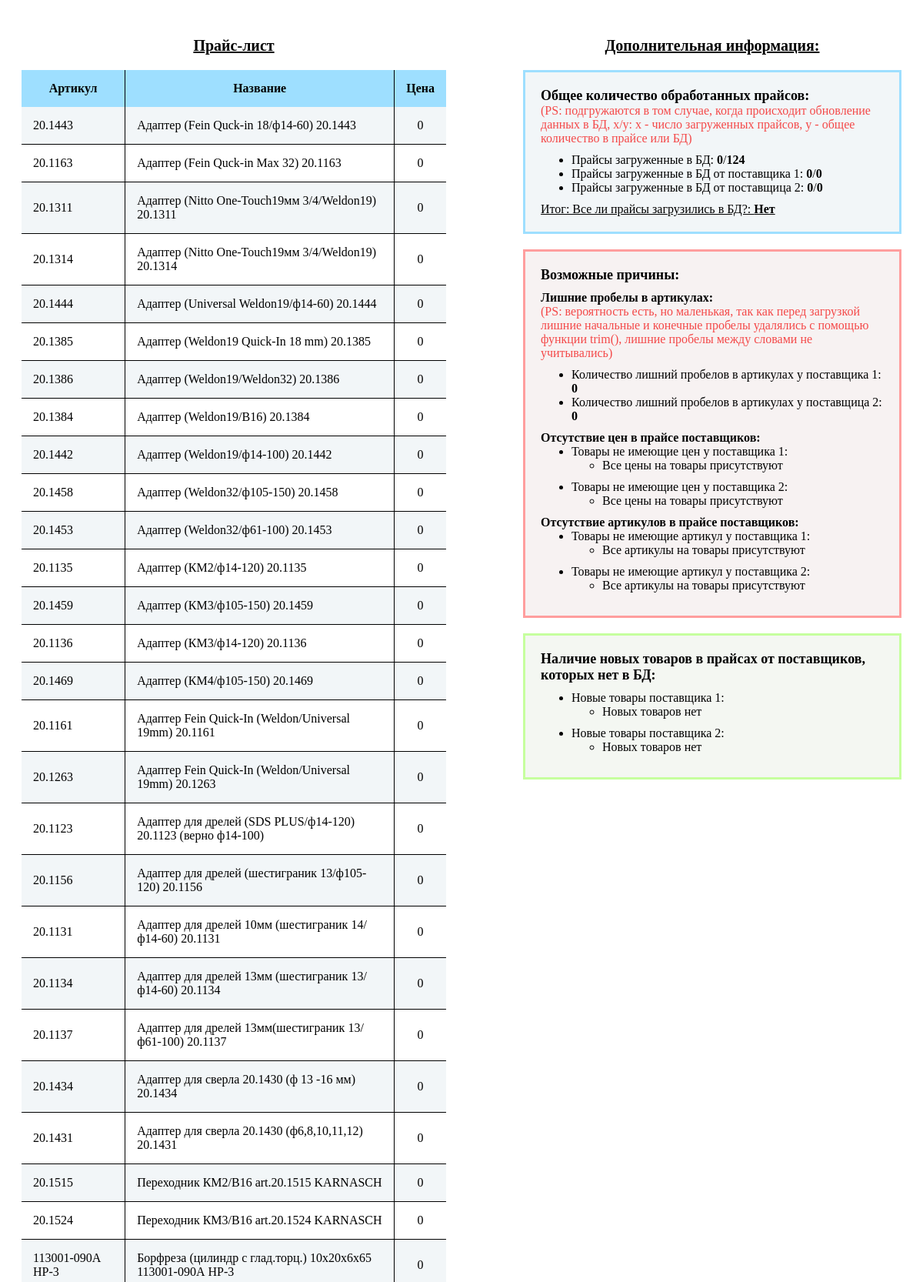
The page / (upper part) on the database its author committed.
### tables this page shows
CREATE TABLE `items_prices` (
  `id` int(11) UNSIGNED NOT NULL,
  `sku` varchar(30) NOT NULL,
  `title` varchar(100) NOT NULL,
  `price` int(11) UNSIGNED NOT NULL
);

### controller/C_Controller.php (called while the page is built, shortened)
<?php
abstract class C_Controller
{
	public function Request()
	{
		$this->OnInput();
		$this->OnOutput();
	}
	protected function View($fileName, $vars = array())
	{
		include "view/$fileName";
		return ob_get_clean();
	}
}

### controller/C_Glav.php (called while the page is built, shortened)
<?php
include_once('controller/C_Base.php');
include_once('model/M_Function.php');
class C_Glav extends C_Base
{
	private $price;
	private $result_prov1;
	private $result_prov2;
	private $error_space_prov1;
	private $error_space_prov2;
	private $error_noprice_prov1;
	private $error_noprice_prov2;
	private $error_noart_prov1;
	private $error_noart_prov2;
	private $error_noprice_bd;
	private $new_product_prov1;
	private $new_product_prov2;
	private $count_price_bd;
	private $count_price_prov1;
	private $count_price_prov2;
    protected function OnInput()
    {
		$this->title = 'главная страница';
		$kurs = 30;
		$mFunction = M_Function::Instance();
		$mProvider1 = PHPExcel_IOFactory::load('files/price1.xls');
		$mProvider2 = PHPExcel_IOFactory::load('files/price2.xlsx');
		$this->result_prov1 = $mFunction->addPriceProv1($mProvider1);
		$this->result_prov2 = $mFunction->addPriceProv2($mProvider2, $kurs);
		$this->error_noprice_prov1 = $mFunction->checkPriceProv1($mProvider1);
		$this->error_noprice_prov2 = $mFunction->checkPriceProv2($mProvider2);
		if ($mFunction->checkPriceBD()) {
			$this->error_noprice_bd = 'Да';
		} else {
			$this->error_noprice_bd = 'Нет';
		}
		$this->error_space_prov1 = $mFunction->checkPriceSpaceProv1($mProvider1);
		$this->error_space_prov2 = $mFunction->checkPriceSpaceProv2($mProvider2);
		$this->error_noart_prov1 = $mFunction->checkArtProv1($mProvider1);
		$this->error_noart_prov2 = $mFunction->checkArtProv2($mProvider2);
		$this->new_product_prov1 = $mFunction->checkNewProductProv1($mProvider1);
		$this->new_product_prov2 = $mFunction->checkNewProductProv2($mProvider2);
		$this->count_price_bd = $mFunction->showCountPriceBD();
		$this->count_price_prov1 = $mFunction->showCountPriceProv1($mProvider1);
		$this->count_price_prov2 = $mFunction->showCountPriceProv2($mProvider2);
		$this->price = $mFunction->showPrice();
    }
    protected function OnOutput()
    {
		$vars = array('title' => $this->title,
						'content' => $this->price,
						'result_prov1' => $this->result_prov1,
						'result_prov2' => $this->result_prov2,
						'error_space_prov2' => $this->error_space_prov2,
						'error_space_prov1' => $this->error_space_prov1,
						'error_noprice_prov1' => $this->error_noprice_prov1,
						'error_noprice_prov2' => $this->error_noprice_prov2,
						'error_noart_prov1' => $this->error_noart_prov1,
						'error_noart_prov2' => $this->error_noart_prov2,
						'error_noprice_bd' => $this->error_noprice_bd,
						'new_product_prov1' => $this->new_product_prov1,
						'new_product_prov2' => $this->new_product_prov2,
						'count_price_bd' => $this->count_price_bd,
						'count_price_prov1' => $this->count_price_prov1,
						'count_price_prov2' => $this->count_price_prov2);
    	$this->content = $this->View('V_Glav.php', $vars);
        parent::OnOutput();
    }
}

### index.php (called while the page is built, shortened)
<?php
include_once('controller/C_Glav.php');
switch ($_GET['c'])
{
default:
	$controller = new C_Glav();
}
$controller->Request();

### model/MSQL.php (called while the page is built, shortened)
<?php
class MSQL
{
	private static $instance;
	public static function Instance()
	{
		if (self::$instance == null)
			self::$instance = new MSQL();
		return self::$instance;
	}
	public function Select($query)
	{
		$result = mysql_query($query);
		$n = mysql_num_rows($result);
		$arr = array();
		for($i = 0; $i < $n; $i++)
		{
			$row = mysql_fetch_assoc($result);
			$arr[] = $row;
		}
		return $arr;
	}
}

### model/M_Function.php (called while the page is built, shortened)
<?php
include_once('model/MSQL.php');
class M_Function
{
	private static $instance;
	private $msql;
	public static function Instance()
	{
		if (self::$instance == null)
			self::$instance = new M_Function();
		return self::$instance;
	}
	public function __construct()
	{
		$this->msql = MSQL::Instance();
	}
	public function showPrice(){
		$query = "SELECT *
				  FROM items_prices";
			return $this->msql->Select($query);
	}
	public function addPriceProv1($excel) {
		$countAllPriceAdd = 0;
		$query = "SELECT *
				  FROM items_prices";
		$articles = $this->msql->Select($query);
		return $countAllPriceAdd;
	}
	public function showCountPriceBD() {
		$query = "SELECT count(*)
				  FROM items_prices";
		return $this->msql->Select($query);
	}
}

### view/V_Glav.php (the view, shortened to what this page needs)
<div class="left-sidebar">
	<table class="table">
		<caption class="table__caption">Прайс-лист</caption>
		<tr class="table__tr-title">
			<td class="table__td">Артикул</td>
			<td class="table__td">Название</td>
			<td class="table__td">Цена</td>
		</tr>
		 <? foreach ($content as $price): ?>
			<tr class="table__tr">
				<td class="table__td"><?=$price['sku'] ?></td>
				<td class="table__td"><?=$price['title'] ?></td>
				<td class="table__td"><?=$price['price'] ?></td>
			</tr>
		<? endforeach ?>
	</table>
</div>
<div class="right-sidebar">
	<div class="info">
		<div class="info__title">Дополнительная информация:</div>
		<div class="info__count">
			<div class="info__count-title">Общее количество обработанных прайсов:</div>
			<div class="info__count-help">
				(PS: подгружаются в том случае, когда происходит обновление данных в БД,
				x/y: x - число загруженных прайсов, y - общее количество в прайсе или БД)
			</div>
			<ul class="info__count-list">
				<li class="info__count-item">
					Прайсы загруженные в БД: <b><?=$result_prov2 + $result_prov1 ?></b>/<b><?=$count_price_bd[0]['count(*)'] ?></b>
				</li>
				<li class="info__count-item">
					Прайсы загруженные в БД от поставщика 1: <b><?=$result_prov1 ?></b>/<b><?=$count_price_prov1 ?></b>
				</li>
				<li class="info__count-item">
					Прайсы загруженные в БД от поставщица 2: <b><?=$result_prov2 ?></b>/<b><?=$count_price_prov2 ?></b>
				</li>
			</ul>
			<div class="info__count-result">Итог: Все ли прайсы загрузились в БД?: <b><?=$error_noprice_bd ?></b></div>
		</div>
		<div class="info__causes">
			<div class="info__causes-title">Возможные причины:</div>
			<div class="info__causes-spaces">
				<div class="info__causes-subtitle">Лишние пробелы в артикулах:</div>
				<div class="info__causes-help">
					(PS: вероятность есть, но маленькая, так как перед загрузкой
					лишние начальные и конечные пробелы удалялись с помощью функции trim(),
					лишние пробелы между словами не учитывались)
				</div>
				<ul class="info__causes-list">
					<li class="info__causes-item">
						Количество лишний пробелов в артикулах у поставщика 1: <b><?=$error_space_prov1 ?></b>
					</li>
					<li class="info__causes-item">
						Количество лишний пробелов в артикулах у поставщица 2: <b><?=$error_space_prov2 ?></b>
					</li>
				</ul>
			</div>
			<div class="info__causes-prices">
				<div class="info__causes-subtitle">Отсутствие цен в прайсе поставщиков:</div>
				<ul class="info__causes-list">
					<li class="info__causes-item">
						Товары не имеющие цен у поставщика 1:
						<ul>
							<? if (empty($error_noprice_prov1)): ?>
								<li>Все цены на товары присутствуют</li>
							<? else: ?>
								<? foreach ($error_noprice_prov1 as $noprice => $value): ?>
										<li><?=$value ?></li>
								<? endforeach ?>
							<? endif ?>
						</ul>
					</li>
					<li class="info__causes-item">
						Товары не имеющие цен у поставщика 2:
						<ul>
							<? if (empty($error_noprice_prov2)): ?>
								<li>Все цены на товары присутствуют</li>
							<? else: ?>
								<? foreach ($error_noprice_prov2 as $noprice => $value): ?>
									<li><?=$value ?></li>
								<? endforeach ?>
							<? endif ?>
						</ul>
					</li>
				</ul>
			</div>
			<div class="info__causes-code">
				<div class="info__causes-subtitle">Отсутствие артикулов в прайсе поставщиков:</div>
				<ul class="info__causes-list">
					<li class="info__causes-item">
						Товары не имеющие артикул у поставщика 1:
						<ul>
							<? if (empty($error_noart_prov1)): ?>
								<li>Все артикулы на товары присутствуют</li>
							<? else: ?>
								<? foreach ($error_noart_prov1 as $noart => $value): ?>
										<li><?=$value ?></li>
								<? endforeach ?>
							<? endif ?>
						</ul>
					</li>
					<li class="info__causes-item">
						Товары не имеющие артикул у поставщика 2:
						<ul>
							<? if (empty($error_noart_prov2)): ?>
								<li>Все артикулы на товары присутствуют</li>
							<? else: ?>
								<? foreach ($error_noart_prov2 as $noart => $value): ?>
									<li><?=$value ?></li>
								<? endforeach ?>
							<? endif ?>
						</ul>
					</li>
				</ul>
			</div>
		</div>
		<div class="info__news">
			<div class="info__news-title">Наличие новых товаров в прайсах от поставщиков, которых нет в БД:</div>
			<ul class="info__news-list">
				<li class="info__news-item">
					Новые товары поставщика 1:
					<ul>
						<? if (empty($new_product_prov1)): ?>
							<li>Новых товаров нет</li>
						<? else: ?>
							<? foreach ($new_product_prov1 as $new_product => $value): ?>
									<li><?=$value ?></li>
							<? endforeach ?>
						<? endif ?>
					</ul>
				</li>
				<li class="info__news-item">
					Новые товары поставщика 2:
					<ul>
						<? if (empty($new_product_prov2)): ?>
							<li>Новых товаров нет</li>
						<? else: ?>
							<? foreach ($new_product_prov2 as $new_product => $value): ?>
									<li><?=$value ?></li>
							<? endforeach ?>
						<? endif ?>
					</ul>
				</li>
			</ul>
		</div>
	</div>
</div>

### view/V_Basic.php (shortened to what this page needs)
<!DOCTYPE html>
<html lang="ru-RU">
	<head>
		<link href="style.css" rel="stylesheet" />
	</head>
	<body>
		<div class="content"><?=$content?></div>
	</body>
</html>

### controller/C_Base.php (shortened to what this page needs)
<?php
include_once('controller/C_Controller.php');
abstract class C_Base extends C_Controller
{
	protected $title;
	protected $content;
	protected function OnInput()
	{
		$this->title = 'Главная страница';
		$this->content = '';
	}
	protected function OnOutput()
	{
		$vars = array('title' => $this->title,
						'content' => $this->content);
		$page = $this->View('V_Basic.php', $vars);
        echo $page;
	}
}

### style.css (style rules this page uses)
* { box-sizing: border-box; }
ul { margin-top: 0; margin-bottom: 10px; }
.content::after { content: ""; display: block; clear: both; }
.left-sidebar { padding: 20px; float: left; width: 50%; }
.table { margin: 0 auto; table-layout: fixed; border-collapse: collapse; }
.table__caption { font-size: 20px; text-align: center; font-weight: bold; padding: 20px 20px; text-decoration: underline; }
.table__tr { border-bottom: 1px solid black; vertical-align: middle; }
.table__tr:nth-child(odd) { background: #fff; }
.table__tr:nth-child(even) { background: #f2f6f8; }
.table__tr-title { font-weight: bold; text-align: center; background: #9EDFFF; }
.table__td { padding: 15px; border-right: 1px solid black; }
.table__td:last-child { border: none; text-align: center; }
.right-sidebar { padding: 20px; padding-left: 80px; float: right; width: 50%; }
.info__title { font-size: 20px; text-align: center; font-weight: bold; padding: 20px 20px; text-decoration: underline; }
.info__count, .info__causes, .info__news { padding: 20px; margin-bottom: 20px; }
.info__count-title, .info__causes-title, .info__news-title { font-size: 18px; font-weight: bold; padding-bottom: 10px; }
.info__count-subtitle, .info__causes-subtitle, .info__news-subtitle { font-weight: bold; }
.info__count-help, .info__causes-help { color: #f44949; padding-bottom: 10px; }
.info__count { background: #f2f6f8; border: 3px solid #9EDFFF; }
.info__count-title { padding-bottom: 0; }
.info__count-result { text-decoration: underline; }
.info__causes { background: #f7f2f2; border: 3px solid #ff9e9e; }
.info__news { background: #f4f7f2; border: 3px solid #c6ff9e; }

### rows shown on the page
items_prices: sku "20.1443", title "Адаптер (Fein Quck-in 18/ф14-60) 20.1443", price "0"
items_prices: sku "20.1163", title "Адаптер (Fein Quck-in Мах 32) 20.1163", price "0"
items_prices: sku "20.1311", title "Адаптер (Nitto One-Touch19мм 3/4/Weldon19) 20.1311", price "0"
items_prices: sku "20.1314", title "Адаптер (Nitto One-Touch19мм 3/4/Weldon19) 20.1314", price "0"
items_prices: sku "20.1444", title "Адаптер (Universal Weldon19/ф14-60) 20.1444", price "0"
items_prices: sku "20.1385", title "Адаптер (Weldon19 Quick-In 18 mm) 20.1385", price "0"
items_prices: sku "20.1386", title "Адаптер (Weldon19/Weldon32) 20.1386", price "0"
items_prices: sku "20.1384", title "Адаптер (Weldon19/В16) 20.1384", price "0"
items_prices: sku "20.1442", title "Адаптер (Weldon19/ф14-100) 20.1442", price "0"
items_prices: sku "20.1458", title "Адаптер (Weldon32/ф105-150) 20.1458", price "0"
items_prices: sku "20.1453", title "Адаптер (Weldon32/ф61-100) 20.1453", price "0"
items_prices: sku "20.1135", title "Адаптер (КМ2/ф14-120) 20.1135", price "0"
items_prices: sku "20.1459", title "Адаптер (КМ3/ф105-150) 20.1459", price "0"
items_prices: sku "20.1136", title "Адаптер (КМ3/ф14-120) 20.1136", price "0"
items_prices: sku "20.1469", title "Адаптер (КМ4/ф105-150) 20.1469", price "0"
items_prices: sku "20.1161", title "Адаптер Fein Quick-In (Weldon/Universal 19mm) 20.1161", price "0"
items_prices: sku "20.1263", title "Адаптер Fein Quick-In (Weldon/Universal 19mm) 20.1263", price "0"
items_prices: sku "20.1123", title "Адаптер для дрелей (SDS PLUS/ф14-120) 20.1123 (верно ф14-100)", price "0"
items_prices: sku "20.1156", title "Адаптер для дрелей (шестиграник 13/ф105-120) 20.1156", price "0"
items_prices: sku "20.1131", title "Адаптер для дрелей 10мм (шестиграник 14/ф14-60) 20.1131", price "0"
items_prices: sku "20.1134", title "Адаптер для дрелей 13мм (шестиграник 13/ф14-60) 20.1134", price "0"
items_prices: sku "20.1137", title "Адаптер для дрелей 13мм(шестиграник 13/ф61-100) 20.1137", price "0"
items_prices: sku "20.1434", title "Адаптер для сверла 20.1430 (ф 13 -16 мм) 20.1434", price "0"
items_prices: sku "20.1431", title "Адаптер для сверла 20.1430 (ф6,8,10,11,12) 20.1431", price "0"
items_prices: sku "20.1515", title "Переходник КМ2/В16 art.20.1515 KARNASCH", price "0"
items_prices: sku "20.1524", title "Переходник КМ3/В16 art.20.1524 KARNASCH", price "0"
items_prices: sku "113001-090А HP-3", title "Борфреза (цилиндр с глад.торц.) 10х20х6х65 113001-090А HP-3", price "0"

### other values the page prints
$result_prov2 + $result_prov1 "0"
$count_price_bd[0]['count(*)'] "124"
$result_prov1 "0"
$count_price_prov1 "0"
$result_prov2 "0"
$count_price_prov2 "0"
$error_noprice_bd "Нет"
$error_space_prov1 "0"
$error_space_prov2 "0"
